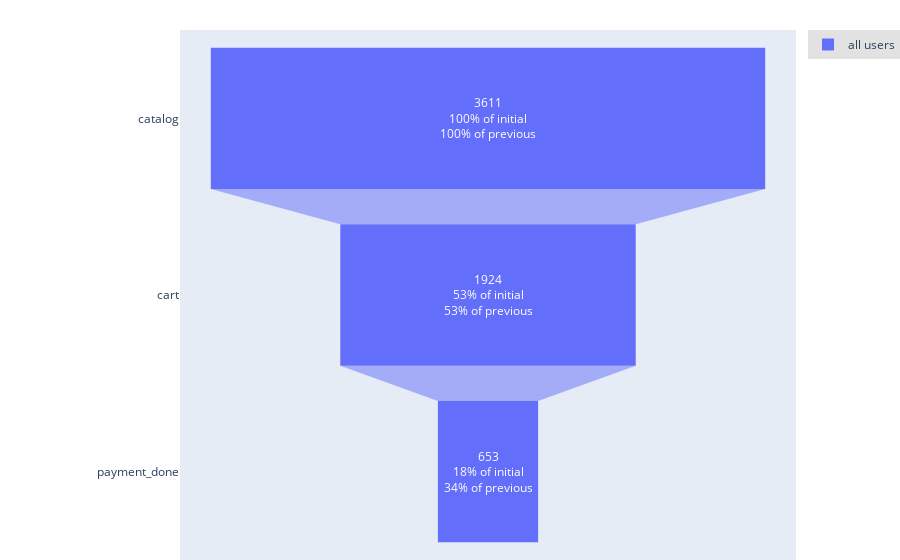

Here is the notebook cell this chart was saved with:
### Code cell
source.funnel(**funnel_params).plot()

### Figure 1 — Plotly figure (JSON) as saved in the notebook; plotly's stock layout.template omitted (floating-point values rounded to 4 significant figures)
{"data": [{"name": "all users", "textinfo": "value+percent initial+percent previous", "x": [3611, 1924, 653], "y": ["catalog", "cart", "payment_done"], "type": "funnel"}], "layout": {"funnelmode": "stack", "hovermode": "closest", "legend": {"bgcolor": "#E2E2E2", "font": {"size": 12}, "orientation": "v", "xanchor": "left"}, "margin": {"b": 0, "l": 180, "pad": 0, "r": 0, "t": 30}, "showlegend": true}}
